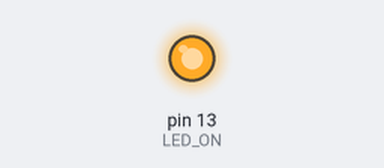
This sketch was run on a simulated Arduino Uno, built with avr-gcc and run on an emulated ATmega328P. Shown: output pins drawn as LEDs (lit = HIGH). What the sketch prints to the serial monitor is not drawn.

Above: at 1.0 s.
At 6.0 s:
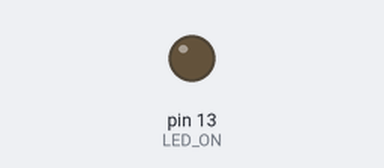
Timing chart, 0 to 9.8 s (numbered marks = the images above):
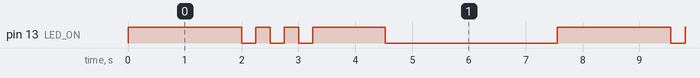

The sketch:

0sx_labo_01.ino
```cpp
const int LED_ON = 13;
const int TIME_OFF_ON = 2000;

void setup() {
  // put your setup code here, to run once:
  pinMode(LED_ON,OUTPUT);
  Serial.begin(9600);
}

void allumer(){

  //Allumage de la LED pendant 2s
  Serial.println("Allume - 2347643");
  digitalWrite(LED_ON,HIGH);
  delay(TIME_OFF_ON);
}

void clignoter(){
  Serial.println("Clignotement - 2347643");

  //1- Déclaration des variables à utiliser
  unsigned int chiffre = 4;
  int nombreClignotement= round(chiffre/2.0) + 1;

  //2- cycle de clignotement en fonction du numero de DA
  for(int compteur = 1; compteur <= nombreClignotement; compteur++){
    digitalWrite(LED_ON,LOW);
    delay(250);
    digitalWrite(LED_ON,HIGH);
    delay(250);
  }

}

void variation(){
  Serial.println("Variation – 2347643");

  //1- Déclaration des variables à utiliser
  int brithness = 255;
  const int FADE_AMOUNT = 1;
  int runningTime = 2048;
  int time = runningTime/((brithness/FADE_AMOUNT) + 1);

  //2- Cycle de variation
  while(brithness >= 0){
    analogWrite(LED_ON, brithness);
    brithness -= FADE_AMOUNT;
    delay(time);
  }

}

void eteint(){
  //Eteindre la LED pendant 2s
  Serial.println("Éteint - 2347643");
  digitalWrite(LED_ON,LOW);
  delay(TIME_OFF_ON);
}

void loop() {
  // put your main code here, to run repeatedly:

  //Etape 1- État Allume
  allumer();

  //Etape 2 - Clignotement
  clignoter();

  //Etape 3 - Variation
  variation();

  //Etape 4 - Eteint
  eteint();

}
```

Measured:
- by itself, pin 13 (LED_ON): repeats every 7.6 s: 2 × (LOW 0.25 s, HIGH 0.25 s), LOW 0.25 s, HIGH 1.3 s, LOW 3.0 s, HIGH 2.0 s
- by itself, everything shown: repeats every 7.6 s, in 8 steps
